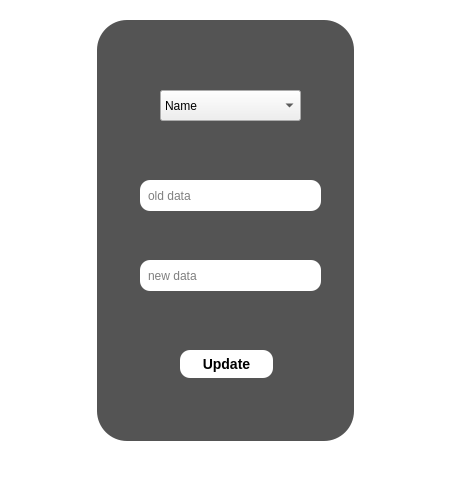
<?xml version="1.0" encoding="UTF-8"?>
<ui version="4.0">
 <class>UpdateForm</class>
 <widget class="QDialog" name="UpdateForm">
  <property name="geometry">
   <rect>
    <x>0</x>
    <y>0</y>
    <width>464</width>
    <height>495</height>
   </rect>
  </property>
  <property name="windowTitle">
   <string>Dialog</string>
  </property>
  <property name="styleSheet">
   <string notr="true">#UpdateForm{
background-color: white;
}</string>
  </property>
  <widget class="QGroupBox" name="groupBox">
   <property name="geometry">
    <rect>
     <x>60</x>
     <y>20</y>
     <width>331</width>
     <height>421</height>
    </rect>
   </property>
   <property name="styleSheet">
    <string notr="true">#groupBox{
	width: 520px;
    background: #fff;
    margin: 0 auto;
    box-shadow: 0 10px 9.9px 0.1px rgb(0 0 0 / 5%);
    border-radius: 30px;
	background-color: rgb(84, 84, 84);
}</string>
   </property>
   <property name="title">
    <string/>
   </property>
   <widget class="QPushButton" name="update">
    <property name="geometry">
     <rect>
      <x>120</x>
      <y>330</y>
      <width>93</width>
      <height>28</height>
     </rect>
    </property>
    <property name="styleSheet">
     <string notr="true">#update{
background-color: white;
color:black;
    border-width: 2px;
    border-radius: 10px;
    border-color: beige;
    font: bold 14px;

    padding: 6px;
}</string>
    </property>
    <property name="text">
     <string>Update</string>
    </property>
   </widget>
   <widget class="QLineEdit" name="oldData">
    <property name="geometry">
     <rect>
      <x>80</x>
      <y>160</y>
      <width>181</width>
      <height>31</height>
     </rect>
    </property>
    <property name="styleSheet">
     <string notr="true">#oldData{
border-width: 2px;
    border-radius: 10px;
    border-color: beige;
    padding: 6px;
}</string>
    </property>
    <property name="placeholderText">
     <string>old data</string>
    </property>
   </widget>
   <widget class="QLineEdit" name="newData">
    <property name="geometry">
     <rect>
      <x>80</x>
      <y>240</y>
      <width>181</width>
      <height>31</height>
     </rect>
    </property>
    <property name="styleSheet">
     <string notr="true">#newData{

border-width: 2px;
    border-radius: 10px;
    border-color: beige;
    padding: 6px;
}</string>
    </property>
    <property name="placeholderText">
     <string>new data</string>
    </property>
   </widget>
   <widget class="QComboBox" name="comboBox">
    <property name="geometry">
     <rect>
      <x>100</x>
      <y>70</y>
      <width>141</width>
      <height>31</height>
     </rect>
    </property>
    <item>
     <property name="text">
      <string>Name</string>
     </property>
    </item>
    <item>
     <property name="text">
      <string>Mail</string>
     </property>
    </item>
    <item>
     <property name="text">
      <string>Age</string>
     </property>
    </item>
    <item>
     <property name="text">
      <string>Gender</string>
     </property>
    </item>
    <item>
     <property name="text">
      <string>Hospital</string>
     </property>
    </item>
    <item>
     <property name="text">
      <string>Doctor Name</string>
     </property>
    </item>
    <item>
     <property name="text">
      <string>Last Donation Date</string>
     </property>
    </item>
   </widget>
  </widget>
 </widget>
 <resources/>
 <connections/>
</ui>
